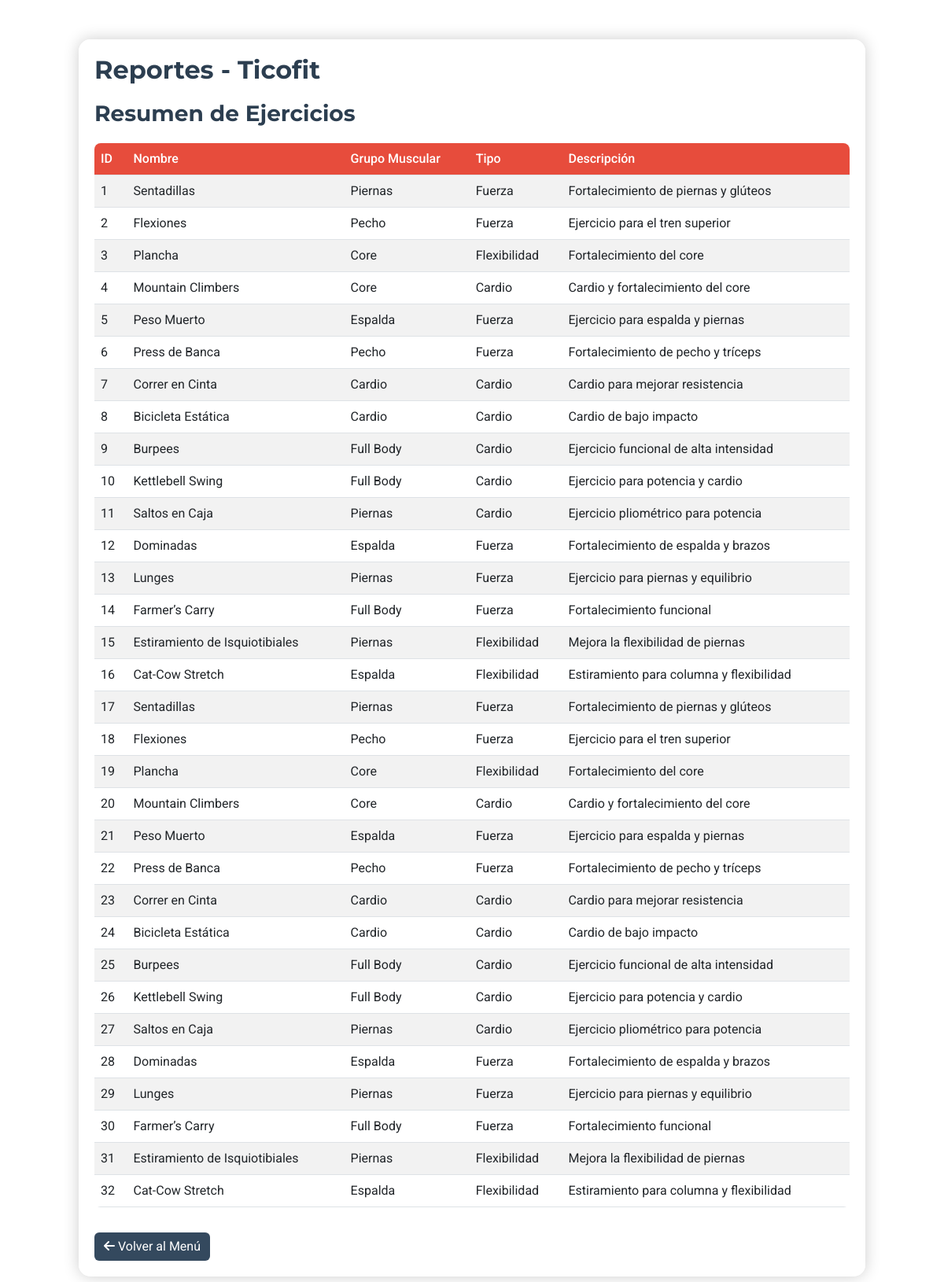
Screenshot of /Ticofit/Vista/Reporte.php with the database file from the repository.
### tables this page shows
CREATE TABLE `ejercicio` (
  `id` int(11) NOT NULL,
  `nombre` varchar(255) NOT NULL,
  `grupoMuscular` varchar(50) DEFAULT NULL,
  `descripcion` text DEFAULT NULL,
  `tipo` varchar(50) NOT NULL,
  `rutinaId` int(11) NOT NULL
);

### Ticofit/Modelo/Conexio.php (called while the page is built, shortened)
<?php
class Conexio {
    public function __construct() {
        try {
            $this->conn = new PDO("mysql:host=localhost;dbname=ticofit", "root", "");
        } catch (PDOException $e) {
            echo "Conexión fallida: " . $e->getMessage();
        }
    }
}
?>

### Ticofit/Controlador/ControladorReporte.php (called while the page is built)
<?php
require_once '../Modelo/Conexio.php';
class ControladorReporte {
    private $conn;
    public function __construct() {
        $this->conn = new Conexio();
    }
    public function listarEjerciciosReporte() {
        $stmt = $this->conn->conn->query("SELECT id AS ejercicioId, nombre, grupoMuscular, tipo, descripcion FROM ejercicio");
        return $stmt->fetchAll();
    }
}
?>

### Ticofit/Vista/Reporte.php (the view, shortened to what this page needs)
<?php
require_once '../Controlador/ControladorReporte.php';
$controlador = new ControladorReporte();
$data = $controlador->listarEjerciciosReporte();
?>
<!DOCTYPE html>
<html lang="es">
<head>
    <link href="https://cdn.jsdelivr.net/npm/bootstrap@5.3.0/dist/css/bootstrap.min.css" rel="stylesheet">
    <link rel="stylesheet" href="https://cdnjs.cloudflare.com/ajax/libs/font-awesome/6.0.0-beta3/css/all.min.css">
</head>
<body>
<div class="content">
    <h2>Reportes - Ticofit</h2>
    <div class="table-container">
        <h3>Resumen de Ejercicios</h3>
        <div class="table-responsive">
            <table class="table table-striped">
                <thead>
                <tr>
                    <th>ID</th>
                    <th>Nombre</th>
                    <th>Grupo Muscular</th>
                    <th>Tipo</th>
                    <th>Descripción</th>
                </tr>
                </thead>
                <tbody>
                <?php foreach ($data as $item): ?>
                    <tr>
                        <td><?php echo htmlspecialchars($item['ejercicioId']); ?></td>
                        <td><?php echo htmlspecialchars($item['nombre']); ?></td>
                        <td><?php echo htmlspecialchars($item['grupoMuscular'] ?: 'N/A'); ?></td>
                        <td><?php echo htmlspecialchars($item['tipo'] ?: 'N/A'); ?></td>
                        <td><?php echo htmlspecialchars($item['descripcion'] ?: 'N/A'); ?></td>
                    </tr>
                <?php endforeach; ?>
                </tbody>
            </table>
        </div>
    </div>
    <a href="Dashboard.php" class="btn btn-secondary mt-3"><i class="fas fa-arrow-left"></i> Volver al Menú</a>
</div>
</body>
</html>

### Ticofit/Vista/Reporte.php (style rules this page uses)
body { background: url('../imagenes/TICOFIT9.jpg') no-repeat center center fixed; background-size: cover; font-family: 'Roboto', sans-serif; margin: 0; }
.content { max-width: 1000px; margin: 50px auto; padding: 20px; background: rgba(255, 255, 255, 0.95); border-radius: 15px; box-shadow: 0 0 20px rgba(0, 0, 0, 0.2); }
.content h2, .content h3 { font-family: 'Montserrat', sans-serif; font-weight: 700; color: #2c3e50; margin-bottom: 20px; }
.table-responsive { margin-top: 20px; }
.table { background-color: #fff; border-radius: 8px; overflow: hidden; }
.table th { background-color: #e74c3c; color: white; font-weight: 500; }
.table td { vertical-align: middle; }
.btn-secondary { background-color: #34495e; border: none; color: white; transition: background-color 0.3s; }

### rows the page displays
ejercicio: id "1", nombre "Sentadillas", grupoMuscular "Piernas", tipo "Fuerza", descripcion "Fortalecimiento de piernas y glúteos"
ejercicio: id "2", nombre "Flexiones", grupoMuscular "Pecho", tipo "Fuerza", descripcion "Ejercicio para el tren superior"
ejercicio: id "3", nombre "Plancha", grupoMuscular "Core", tipo "Flexibilidad", descripcion "Fortalecimiento del core"
ejercicio: id "4", nombre "Mountain Climbers", grupoMuscular "Core", tipo "Cardio", descripcion "Cardio y fortalecimiento del core"
ejercicio: id "5", nombre "Peso Muerto", grupoMuscular "Espalda", tipo "Fuerza", descripcion "Ejercicio para espalda y piernas"
ejercicio: id "6", nombre "Press de Banca", grupoMuscular "Pecho", tipo "Fuerza", descripcion "Fortalecimiento de pecho y tríceps"
ejercicio: id "7", nombre "Correr en Cinta", grupoMuscular "Cardio", tipo "Cardio", descripcion "Cardio para mejorar resistencia"
ejercicio: id "8", nombre "Bicicleta Estática", grupoMuscular "Cardio", tipo "Cardio", descripcion "Cardio de bajo impacto"
ejercicio: id "9", nombre "Burpees", grupoMuscular "Full Body", tipo "Cardio", descripcion "Ejercicio funcional de alta intensidad"
ejercicio: id "10", nombre "Kettlebell Swing", grupoMuscular "Full Body", tipo "Cardio", descripcion "Ejercicio para potencia y cardio"
ejercicio: id "11", nombre "Saltos en Caja", grupoMuscular "Piernas", tipo "Cardio", descripcion "Ejercicio pliométrico para potencia"
ejercicio: id "12", nombre "Dominadas", grupoMuscular "Espalda", tipo "Fuerza", descripcion "Fortalecimiento de espalda y brazos"
ejercicio: id "13", nombre "Lunges", grupoMuscular "Piernas", tipo "Fuerza", descripcion "Ejercicio para piernas y equilibrio"
ejercicio: id "14", nombre "Farmer’s Carry", grupoMuscular "Full Body", tipo "Fuerza", descripcion "Fortalecimiento funcional"
ejercicio: id "15", nombre "Estiramiento de Isquiotibiales", grupoMuscular "Piernas", tipo "Flexibilidad", descripcion "Mejora la flexibilidad de piernas"
ejercicio: id "16", nombre "Cat-Cow Stretch", grupoMuscular "Espalda", tipo "Flexibilidad", descripcion "Estiramiento para columna y flexibilidad"
ejercicio: id "17", nombre "Sentadillas", grupoMuscular "Piernas", tipo "Fuerza", descripcion "Fortalecimiento de piernas y glúteos"
ejercicio: id "18", nombre "Flexiones", grupoMuscular "Pecho", tipo "Fuerza", descripcion "Ejercicio para el tren superior"
ejercicio: id "19", nombre "Plancha", grupoMuscular "Core", tipo "Flexibilidad", descripcion "Fortalecimiento del core"
ejercicio: id "20", nombre "Mountain Climbers", grupoMuscular "Core", tipo "Cardio", descripcion "Cardio y fortalecimiento del core"
ejercicio: id "21", nombre "Peso Muerto", grupoMuscular "Espalda", tipo "Fuerza", descripcion "Ejercicio para espalda y piernas"
ejercicio: id "22", nombre "Press de Banca", grupoMuscular "Pecho", tipo "Fuerza", descripcion "Fortalecimiento de pecho y tríceps"
ejercicio: id "23", nombre "Correr en Cinta", grupoMuscular "Cardio", tipo "Cardio", descripcion "Cardio para mejorar resistencia"
ejercicio: id "24", nombre "Bicicleta Estática", grupoMuscular "Cardio", tipo "Cardio", descripcion "Cardio de bajo impacto"
ejercicio: id "25", nombre "Burpees", grupoMuscular "Full Body", tipo "Cardio", descripcion "Ejercicio funcional de alta intensidad"
ejercicio: id "26", nombre "Kettlebell Swing", grupoMuscular "Full Body", tipo "Cardio", descripcion "Ejercicio para potencia y cardio"
ejercicio: id "27", nombre "Saltos en Caja", grupoMuscular "Piernas", tipo "Cardio", descripcion "Ejercicio pliométrico para potencia"
ejercicio: id "28", nombre "Dominadas", grupoMuscular "Espalda", tipo "Fuerza", descripcion "Fortalecimiento de espalda y brazos"
ejercicio: id "29", nombre "Lunges", grupoMuscular "Piernas", tipo "Fuerza", descripcion "Ejercicio para piernas y equilibrio"
ejercicio: id "30", nombre "Farmer’s Carry", grupoMuscular "Full Body", tipo "Fuerza", descripcion "Fortalecimiento funcional"
ejercicio: id "31", nombre "Estiramiento de Isquiotibiales", grupoMuscular "Piernas", tipo "Flexibilidad", descripcion "Mejora la flexibilidad de piernas"
ejercicio: id "32", nombre "Cat-Cow Stretch", grupoMuscular "Espalda", tipo "Flexibilidad", descripcion "Estiramiento para columna y flexibilidad"
